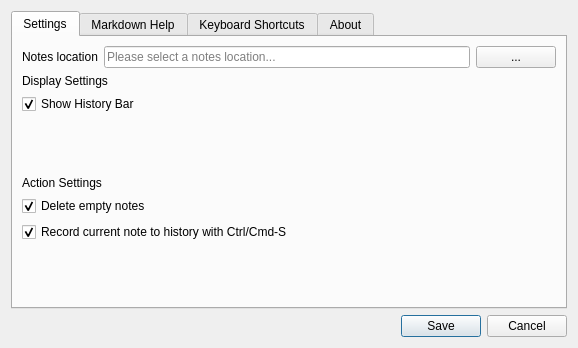
<?xml version="1.0" encoding="UTF-8"?>
<ui version="4.0">
 <class>SettingsDialog</class>
 <widget class="QDialog" name="SettingsDialog">
  <property name="windowModality">
   <enum>Qt::ApplicationModal</enum>
  </property>
  <property name="geometry">
   <rect>
    <x>0</x>
    <y>0</y>
    <width>578</width>
    <height>348</height>
   </rect>
  </property>
  <property name="windowTitle">
   <string>Dialog</string>
  </property>
  <property name="windowIcon">
   <iconset resource="MainWindow.qrc">
    <normaloff>:/logo/resources/logo_320x320.png</normaloff>:/logo/resources/logo_320x320.png</iconset>
  </property>
  <property name="modal">
   <bool>true</bool>
  </property>
  <layout class="QVBoxLayout" name="verticalLayout_2">
   <item>
    <widget class="QTabWidget" name="tabWidget">
     <property name="currentIndex">
      <number>0</number>
     </property>
     <widget class="QWidget" name="tab">
      <attribute name="title">
       <string>Settings</string>
      </attribute>
      <layout class="QVBoxLayout" name="verticalLayout">
       <item>
        <layout class="QHBoxLayout" name="horizontalLayout">
         <item>
          <widget class="QLabel" name="label_3">
           <property name="text">
            <string>Notes location</string>
           </property>
          </widget>
         </item>
         <item>
          <widget class="QLineEdit" name="conf_notesLocation">
           <property name="placeholderText">
            <string>Please select a notes location...</string>
           </property>
          </widget>
         </item>
         <item>
          <widget class="QPushButton" name="pushButton">
           <property name="text">
            <string>...</string>
           </property>
          </widget>
         </item>
        </layout>
       </item>
       <item>
        <widget class="QLabel" name="label_2">
         <property name="text">
          <string>Display Settings</string>
         </property>
        </widget>
       </item>
       <item>
        <widget class="QCheckBox" name="conf_checkbox_history">
         <property name="text">
          <string>Show History Bar</string>
         </property>
         <property name="checked">
          <bool>true</bool>
         </property>
         <property name="tristate">
          <bool>false</bool>
         </property>
        </widget>
       </item>
       <item>
        <spacer name="verticalSpacer">
         <property name="orientation">
          <enum>Qt::Vertical</enum>
         </property>
         <property name="sizeHint" stdset="0">
          <size>
           <width>20</width>
           <height>40</height>
          </size>
         </property>
        </spacer>
       </item>
       <item>
        <widget class="QLabel" name="label_4">
         <property name="text">
          <string>Action Settings</string>
         </property>
        </widget>
       </item>
       <item>
        <widget class="QCheckBox" name="conf_checkbox_deleteempty">
         <property name="toolTip">
          <string>Should notes that contain no content be deleted, including their history?</string>
         </property>
         <property name="text">
          <string>Delete empty notes</string>
         </property>
         <property name="checked">
          <bool>true</bool>
         </property>
        </widget>
       </item>
       <item>
        <widget class="QCheckBox" name="conf_checkbox_ctrlsrecord">
         <property name="toolTip">
          <string>Should the current note state be recored to the note history when you press Ctrl/Cmd-S</string>
         </property>
         <property name="text">
          <string>Record current note to history with Ctrl/Cmd-S</string>
         </property>
         <property name="checked">
          <bool>true</bool>
         </property>
        </widget>
       </item>
       <item>
        <spacer name="verticalSpacer_2">
         <property name="orientation">
          <enum>Qt::Vertical</enum>
         </property>
         <property name="sizeHint" stdset="0">
          <size>
           <width>20</width>
           <height>40</height>
          </size>
         </property>
        </spacer>
       </item>
      </layout>
     </widget>
     <widget class="QWidget" name="tab_3">
      <attribute name="title">
       <string>Markdown Help</string>
      </attribute>
      <layout class="QVBoxLayout" name="verticalLayout_4">
       <item>
        <widget class="QLabel" name="label">
         <property name="text">
          <string>&lt;html&gt;&lt;head/&gt;&lt;body&gt;&lt;p&gt;&lt;a href=&quot;http://daringfireball.net/projects/markdown/syntax&quot;&gt;&lt;span style=&quot; text-decoration: underline; color:#0000ff;&quot;&gt;See official syntax for details&lt;/span&gt;&lt;/a&gt;&lt;/p&gt;&lt;/body&gt;&lt;/html&gt;</string>
         </property>
         <property name="openExternalLinks">
          <bool>true</bool>
         </property>
        </widget>
       </item>
       <item>
        <widget class="QTextBrowser" name="textMarkdownHelp">
         <property name="readOnly">
          <bool>true</bool>
         </property>
         <property name="acceptRichText">
          <bool>false</bool>
         </property>
         <property name="source">
          <url>
           <string>qrc:/html/resources/markdown_help.html</string>
          </url>
         </property>
        </widget>
       </item>
      </layout>
     </widget>
     <widget class="QWidget" name="tab_4">
      <attribute name="title">
       <string>Keyboard Shortcuts</string>
      </attribute>
      <layout class="QVBoxLayout" name="verticalLayout_5">
       <item>
        <widget class="QTextBrowser" name="textShorcutsHelp">
         <property name="source">
          <url>
           <string>qrc:/html/resources/keyboard_shortcuts.html</string>
          </url>
         </property>
        </widget>
       </item>
      </layout>
     </widget>
     <widget class="QWidget" name="tab_2">
      <attribute name="title">
       <string>About</string>
      </attribute>
      <layout class="QVBoxLayout" name="verticalLayout_3">
       <item>
        <widget class="QTextBrowser" name="textAboutHelp">
         <property name="source">
          <url>
           <string>qrc:/html/resources/about.html</string>
          </url>
         </property>
        </widget>
       </item>
      </layout>
     </widget>
    </widget>
   </item>
   <item>
    <widget class="QDialogButtonBox" name="buttonBox">
     <property name="orientation">
      <enum>Qt::Horizontal</enum>
     </property>
     <property name="standardButtons">
      <set>QDialogButtonBox::Cancel|QDialogButtonBox::Save</set>
     </property>
    </widget>
   </item>
  </layout>
 </widget>
 <resources>
  <include location="MainWindow.qrc"/>
 </resources>
 <connections>
  <connection>
   <sender>buttonBox</sender>
   <signal>accepted()</signal>
   <receiver>SettingsDialog</receiver>
   <slot>accept()</slot>
   <hints>
    <hint type="sourcelabel">
     <x>227</x>
     <y>282</y>
    </hint>
    <hint type="destinationlabel">
     <x>157</x>
     <y>274</y>
    </hint>
   </hints>
  </connection>
  <connection>
   <sender>buttonBox</sender>
   <signal>rejected()</signal>
   <receiver>SettingsDialog</receiver>
   <slot>reject()</slot>
   <hints>
    <hint type="sourcelabel">
     <x>295</x>
     <y>288</y>
    </hint>
    <hint type="destinationlabel">
     <x>286</x>
     <y>274</y>
    </hint>
   </hints>
  </connection>
  <connection>
   <sender>pushButton</sender>
   <signal>clicked()</signal>
   <receiver>SettingsDialog</receiver>
   <slot>load_folder_location()</slot>
   <hints>
    <hint type="sourcelabel">
     <x>433</x>
     <y>87</y>
    </hint>
    <hint type="destinationlabel">
     <x>212</x>
     <y>264</y>
    </hint>
   </hints>
  </connection>
 </connections>
 <slots>
  <slot>load_folder_location()</slot>
 </slots>
</ui>
